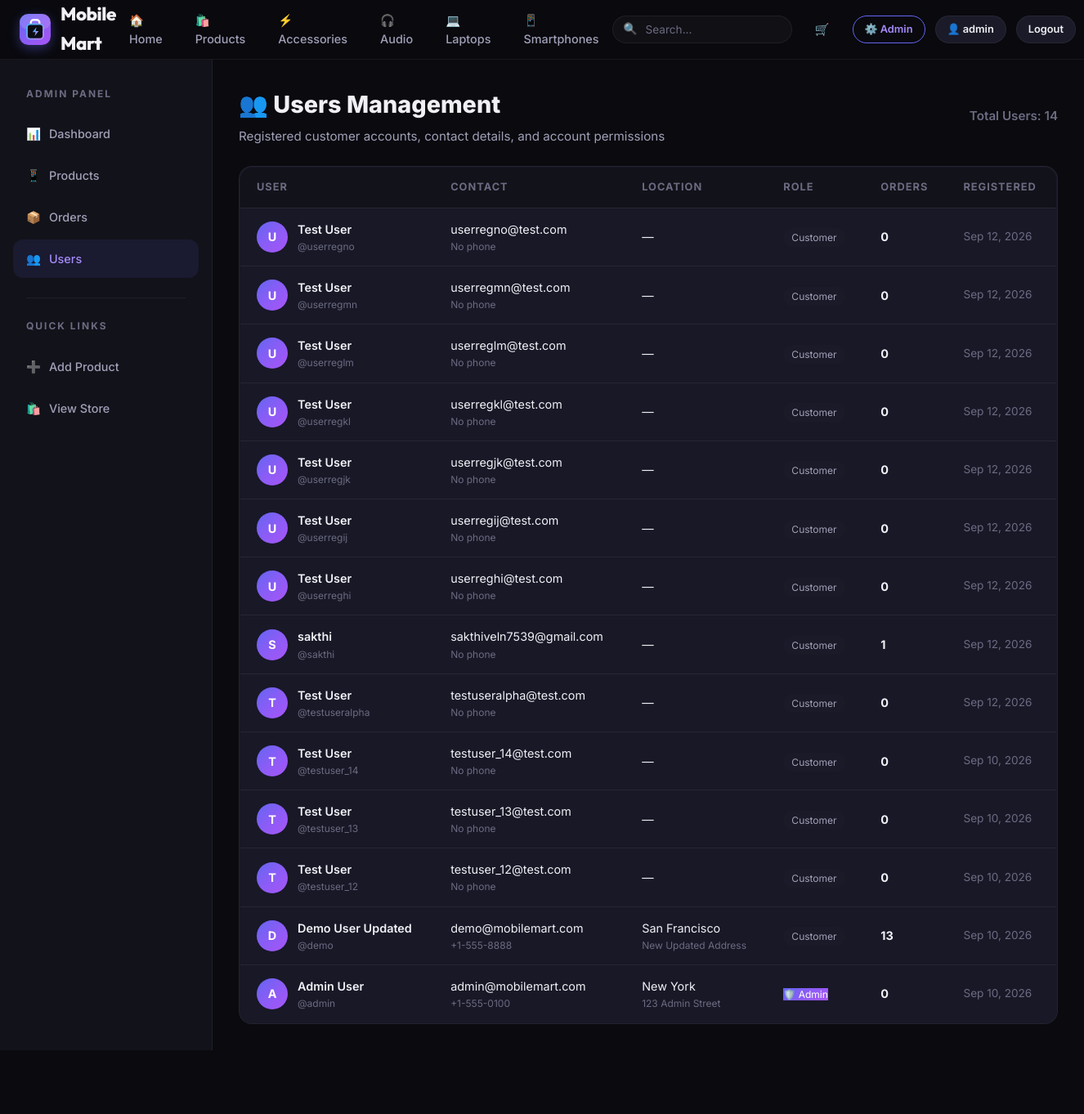
/admin/users (signed in, upper part), run on an earlier commit of the app's database.
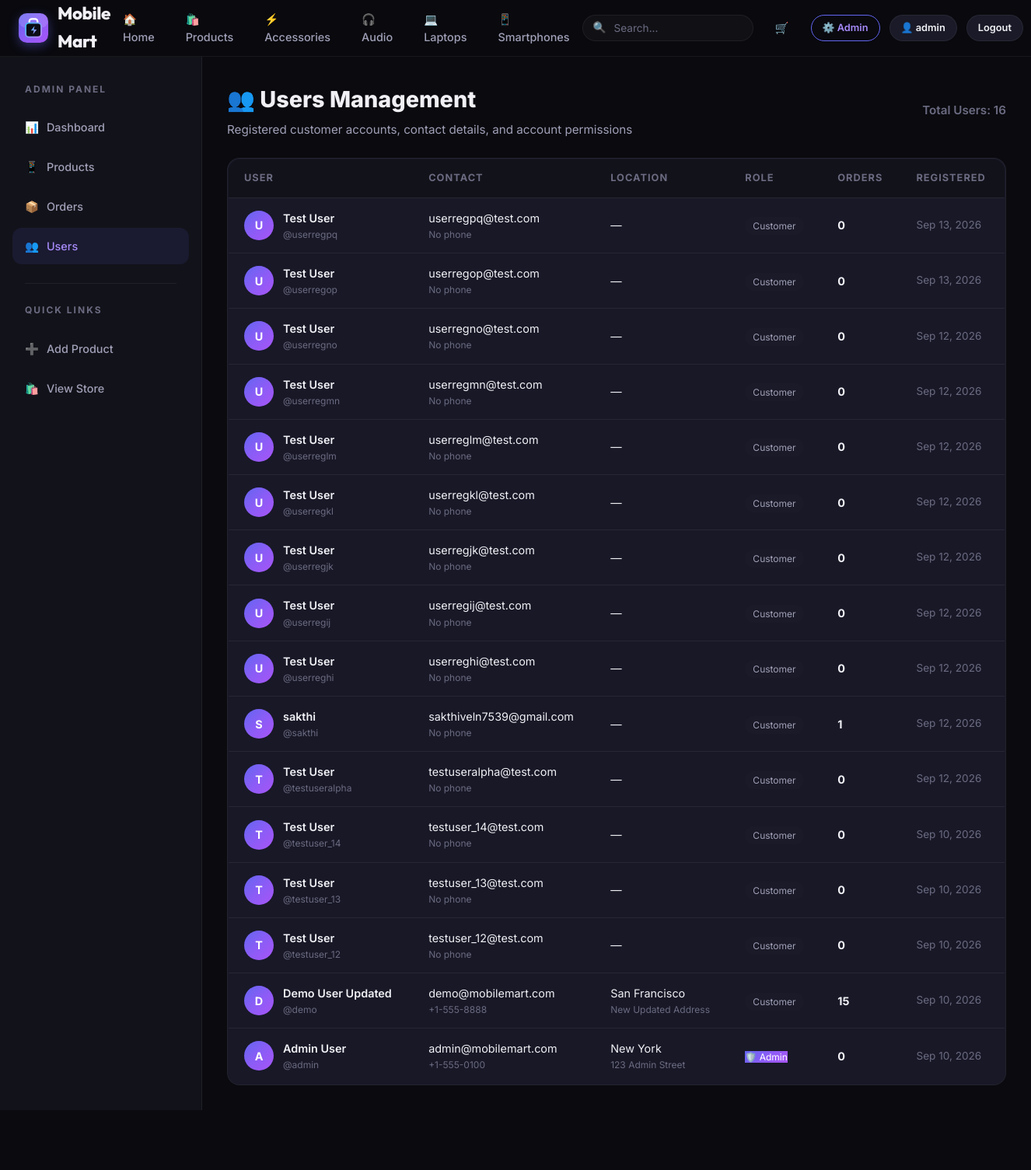
And on a later commit of the database.
### models.py (models this page shows, shortened)
class Category(db.Model):
    __tablename__ = 'categories'
    id = db.Column(db.Integer, primary_key=True)
    name = db.Column(db.String(100), unique=True, nullable=False)
    slug = db.Column(db.String(100), unique=True, nullable=False)
    icon = db.Column(db.String(50), default='📱')
    description = db.Column(db.Text, default='')
    products = db.relationship('Product', backref='category', lazy=True)

class User(UserMixin, db.Model):
    __tablename__ = 'users'
    id = db.Column(db.Integer, primary_key=True)
    username = db.Column(db.String(80), unique=True, nullable=False)
    email = db.Column(db.String(120), unique=True, nullable=False)
    password_hash = db.Column(db.String(256), nullable=False)
    full_name = db.Column(db.String(150), default='')
    phone = db.Column(db.String(20), default='')
    address = db.Column(db.Text, default='')
    city = db.Column(db.String(100), default='')
    is_admin = db.Column(db.Boolean, default=False)
    created_at = db.Column(db.DateTime, default=lambda: datetime.now(timezone.utc))
    cart_items = db.relationship('CartItem', backref='user', lazy=True, cascade='all, delete-orphan')
    orders = db.relationship('Order', backref='user', lazy=True)
    reviews = db.relationship('Review', backref='user', lazy=True)
    @property
    def cart_count(self):
        return sum(item.quantity for item in self.cart_items)

### app.py (the view)
@app.route('/admin/users')
@login_required
@admin_required
def admin_users():
    users = User.query.order_by(User.created_at.desc()).all()
    return render_template('admin/users.html', users=users)

### app.py (called while the page is built)
@login_manager.user_loader
def load_user(user_id):
    return db.session.get(User, int(user_id))

def admin_required(f):
    @wraps(f)
    def decorated(*args, **kwargs):
        if not current_user.is_authenticated or not current_user.is_admin:
            abort(403)
        return f(*args, **kwargs)
    return decorated

@app.context_processor
def inject_globals():
    categories = Category.query.order_by(Category.name).all()
    cart_count = 0
    if current_user.is_authenticated:
        cart_count = current_user.cart_count
    return dict(
        all_categories=categories,
        cart_count=cart_count,
        current_year=datetime.now().year
    )

### templates/admin/users.html (shortened to what this page needs)
{% extends "admin/layout.html" %}
{% block admin_content %}
<div style="display: flex; justify-content: space-between; align-items: center; margin-bottom: 24px; flex-wrap: wrap; gap: 16px;">
    <div>
        <h1 style="margin-bottom: 4px;">👥 Users Management</h1>
        <p style="color: var(--text-secondary); font-size: 0.95rem;">Registered customer accounts, contact details, and account permissions</p>
    </div>
    <span class="results-count" style="font-size: 0.95rem; font-weight: 600;">Total Users: {{ users|length }}</span>
</div>
<div style="background: var(--bg-card); border: 1px solid var(--border-color); border-radius: var(--radius-lg); overflow: hidden;">
    <table class="data-table">
        <thead>
            <tr>
                <th>User</th>
                <th>Contact</th>
                <th>Location</th>
                <th>Role</th>
                <th>Orders</th>
                <th>Registered</th>
            </tr>
        </thead>
        <tbody>
            {% for user in users %}
            <tr>
                <td>
                    <div style="display: flex; align-items: center; gap: 12px;">
                        <div class="review-avatar" style="width: 38px; height: 38px; font-size: 0.9rem;">
                            {{ user.username[0]|upper }}
                        </div>
                        <div>
                            <div style="font-weight: 600;">{{ user.full_name or user.username }}</div>
                            <div style="font-size: 0.75rem; color: var(--text-muted);">@{{ user.username }}</div>
                        </div>
                    </div>
                </td>
                <td>
                    <div>{{ user.email }}</div>
                    <div style="font-size: 0.75rem; color: var(--text-muted);">{{ user.phone or 'No phone' }}</div>
                </td>
                <td>
                    <div>{{ user.city or '—' }}</div>
                    <div style="font-size: 0.75rem; color: var(--text-muted); max-width: 200px; white-space: nowrap; overflow: hidden; text-overflow: ellipsis;">{{ user.address or '' }}</div>
                </td>
                <td>
                    {% if user.is_admin %}
                    <span class="badge badge-featured" style="font-size: 0.75rem; background: var(--gradient-accent); color: white;">🛡️ Admin</span>
                    {% else %}
                    <span style="font-size: 0.75rem; color: var(--text-secondary); background: var(--bg-tertiary); padding: 4px 10px; border-radius: var(--radius-full);">Customer</span>
                    {% endif %}
                </td>
                <td>
                    <strong>{{ user.orders|length }}</strong>
                </td>
                <td style="font-size: 0.85rem; color: var(--text-muted);">
                    {{ user.created_at.strftime('%b %d, %Y') }}
                </td>
            </tr>
            {% endfor %}
        </tbody>
    </table>
</div>
{% endblock %}

### templates/base.html (shortened to what this page needs)
<!DOCTYPE html>
<html lang="en">
<head>
    <link rel="stylesheet" href="{{ url_for('static', filename='css/style.css') }}">
</head>
<body>
    <nav class="navbar" id="navbar">
        <div class="navbar-inner">
            <a href="{{ url_for('index') }}" class="navbar-brand">
                <span class="brand-logo-pod">
                </span>
                Mobile Mart
            </a>
            <ul class="navbar-nav" id="main-nav">
                <li><a href="{{ url_for('index') }}" class="{% if request.endpoint == 'index' %}active{% endif %}">🏠 Home</a></li>
                <li><a href="{{ url_for('products') }}" class="{% if request.endpoint == 'products' %}active{% endif %}">🛍️ Products</a></li>
                {% for cat in all_categories[:4] %}
                <li><a href="{{ url_for('products', category=cat.slug) }}">{{ cat.icon }} {{ cat.name }}</a></li>
                {% endfor %}
            </ul>
            <div class="navbar-actions">
                <form class="nav-search" action="{{ url_for('search') }}" method="GET">
                    <span class="search-icon">🔍</span>
                    <input type="text" name="q" placeholder="Search..." value="{{ request.args.get('q', '') }}" autocomplete="off">
                </form>
                <a href="{{ url_for('cart') }}" class="cart-btn" data-tooltip="Shopping Cart">
                    🛒
                </a>
                {% if current_user.is_authenticated %}
                    {% if current_user.is_admin %}
                    <a href="{{ url_for('admin_dashboard') }}" class="btn btn-sm btn-outline desktop-only-btn">⚙️ Admin</a>
                    {% endif %}
                    <a href="{{ url_for('profile') }}" class="btn btn-sm btn-secondary desktop-only-btn">👤 {{ current_user.username }}</a>
                    <a href="{{ url_for('logout') }}" class="btn btn-sm btn-secondary desktop-only-btn">Logout</a>
                {% else %}
                    <a href="{{ url_for('login') }}" class="btn btn-sm btn-secondary desktop-only-btn">Sign In</a>
                    <a href="{{ url_for('register') }}" class="btn btn-sm btn-primary desktop-only-btn">Sign Up</a>
                {% endif %}
            </div>
        </div>
    </nav>
    {% if error_code %}
    <div class="container">
        <div class="error-page">
            <div class="error-code">{{ error_code }}</div>
            <p>{{ error_message }}</p>
            <a href="{{ url_for('index') }}" class="btn btn-primary">← Back to Home</a>
        </div>
    </div>
    {% else %}
    <main>
        {% block content %}{% endblock %}
    </main>
    {% endif %}
</body>
</html>

What changed in the data, as far as the page shows it:
added User: username "U", full_name "Test User", username "userregpq", email "userregpq@test.com", phone "No phone", city "—", is_admin "Customer", orders|length "0", created_at "Sep 13, 2026"
added User: username "U", full_name "Test User", username "userregop", email "userregop@test.com", phone "No phone", city "—", is_admin "Customer", orders|length "0", created_at "Sep 13, 2026"
computed for User "Demo User Updated": orders|length "13" → "15"
Also different on the page:
{{ users|length }}: "14" → "16"
